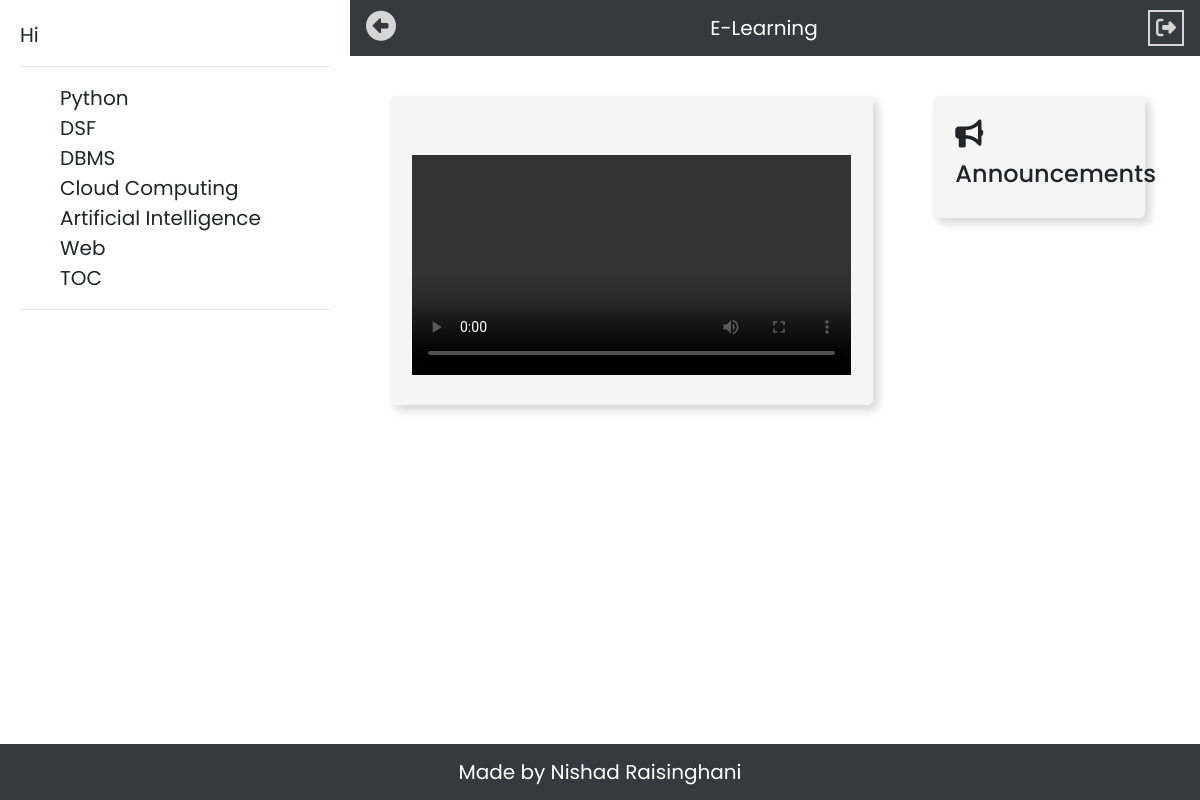
The app's page /St/student.php with its own data.
### tables this page shows
CREATE TABLE `subjects` (
  `subject_Id` int(11) NOT NULL,
  `subject` varchar(255) NOT NULL,
  `year` varchar(3) NOT NULL,
  `dept` varchar(255) NOT NULL,
  `sem` int(11) NOT NULL
);

### St/student.php (the view, shortened to what this page needs)
<?php
               $name=$_SESSION['user_name'];
            ?>
<!DOCTYPE html>
<html>
<head>
	<?php include '../links.php' ?>
	<?php include '../connection.php' ?>
</head>
<body style="height: 100vh !important;">
  <div id="sb">
  	Hi <?php echo $name ;?>
  	<hr>
  	<ul style="list-style-type: none">
  		<?php
  		$getsubs="SELECT * FROM subjects";
  		$run=mysqli_query($conn,$getsubs);
  		while($row=mysqli_fetch_assoc($run))
  		{
  		echo '<li>';
  		    $subid=$row['subject'].'id';
  		    echo '<span onclick="tgllist(\''.$subid.'\')">'.$row['subject'].'</span>';
  		echo '</li>';
  	    }
        ?>
  		</ul>
  	<hr>
  </div>
  <nav class="navbar navbar-expand-lg navbar-dark bg-dark">
   <ul class="navbar-nav mr-auto">
      <li class="nav-item active">
        <i id="tg" class='fas fa-arrow-alt-circle-right' style='color:#d5d5d5;font-size: 30px;'></i>
      </li>
    </ul>
   <a class="navbar-brand" href="#">E-Learning</a>
   <ul class="navbar-nav ml-auto">
      <li class="nav-item active">
        <form method="post">
        <button  type="submit" name='lgt' style="border:2px solid #d5d5d5; background-color: transparent;color: #d5d5d5;"><i class="fas fa-sign-out-alt"></i></button>
        </form>
      </li>
   </ul>
  </nav>
  <div>
    <div class="container-fluid">
  	<div class="row pad">
  		<div class="col-lg-8 sm-auto md-auto pad2">
        <div id='viddiv' class="fc">
          <h3 id="title"></h3><br>
  	<video id='vidshow' style="width: 100%;" controls>
  		<source id="srcvid" type="video/mp4">
    </video>
      </div>
     </div>
     <br><br>
  	<div class="col-lg-4 sm-auto md-auto pad2">
      <div class="container-fluid fc">
        <h3><i class="fa fa-bullhorn" aria-hidden="true"></i></h3><h4> Announcements</h4>
      </div>
    </div>
  </div>
</body>
      <div class="navbar navbar-expand-lg navbar-dark bg-dark navbar-fixed-bottom" id="footer">
        <a class="navbar-brand mx-auto">Made by Nishad Raisinghani</a>
      </div>
</html>

### style.php (style rules this page uses)
body { font-family: 'Poppins', sans-serif; font-size: 20px; -webkit-user-select: none; -moz-user-select: none; -ms-user-select: none; user-select: none; }
.pad2 { padding:30px; }
#sb { background-color: #ffffff; float: left; padding: 20px; width: 350px; height: 100vh; display: none; position: relative; }
#sb li { cursor: pointer; }
#viddiv { display: none; }
.pad { padding: 10px; }
.fc { padding: 20px; background-color: #f5f5f5; border-radius: 5px; border:2px solid #f5f5f5; box-shadow: 5px 5px 10px #d5d5d5; font-size:19px; }
#footer { position: fixed; left: 0; bottom: 0; width: 100vw; color: white; }

### records on screen
subjects: subject "Python"
subjects: subject "DSF"
subjects: subject "DBMS"
subjects: subject "Cloud Computing"
subjects: subject "Artificial Intelligence"
subjects: subject "Web"
subjects: subject "TOC"
